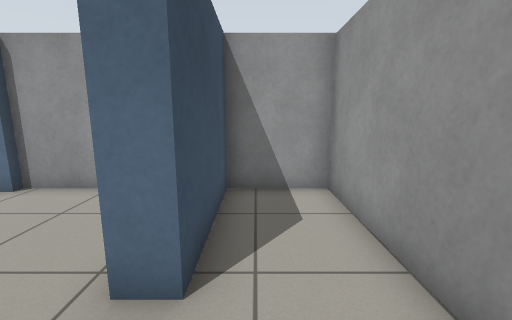
view 1 (above)

24 first-person views from a walk through a robot-simulator world made for Gazebo. The camera is 1 m above the floor, tilts 10° down and sees 90° across. The floor is counted in squares, 0.5 m on a side. Each view is taken from the middle of a square. On the plan, view 1 faces up. The plan holds only what a view shows up to about 16 squares ahead; the rest is blank. The place goes on beyond the plan.

view 2
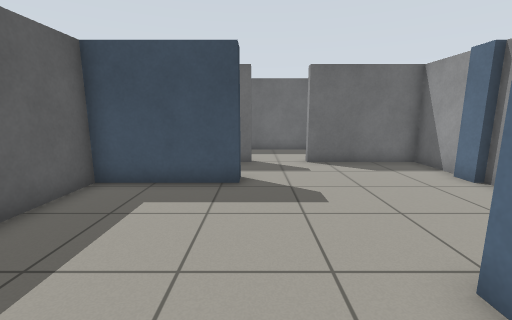

view 3
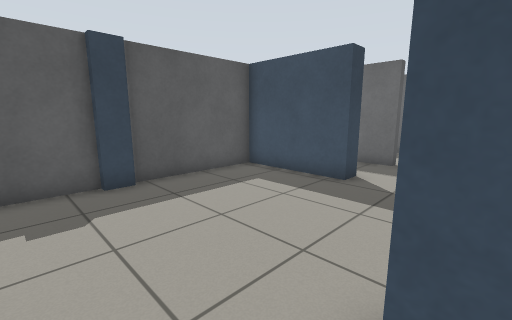

view 4
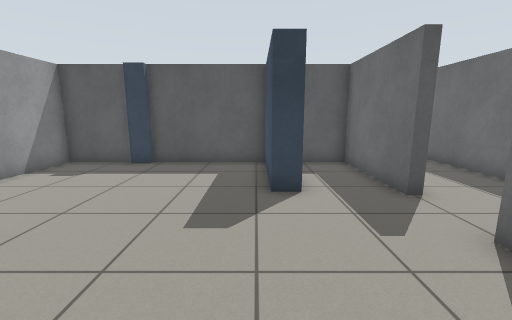

view 5
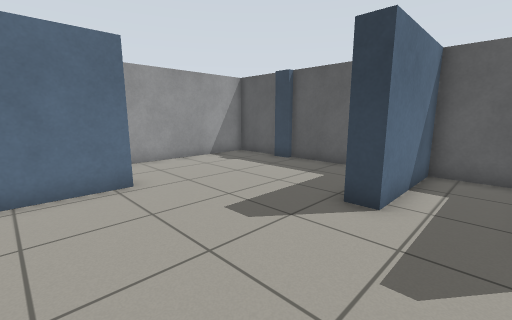

view 6
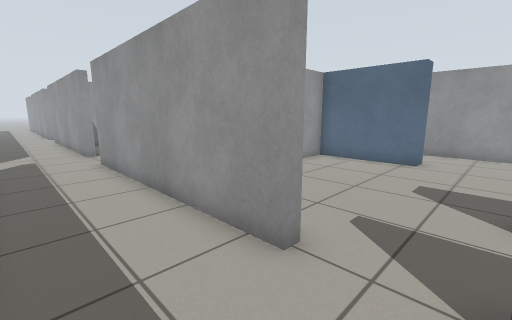

view 7
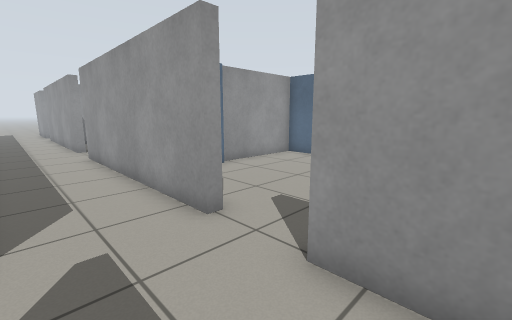

view 8
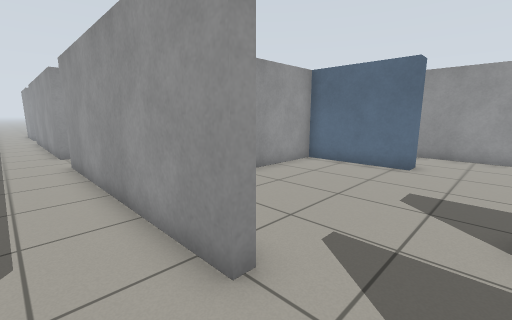

view 9
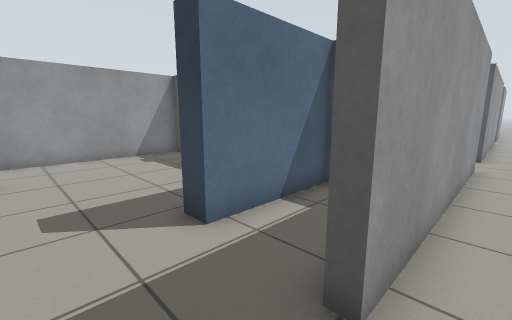

view 10
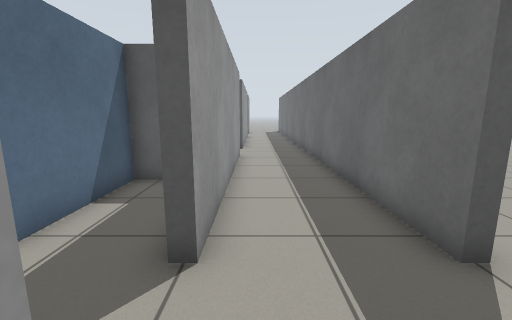

view 11
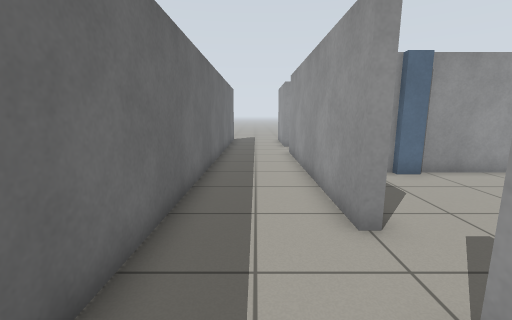

view 12
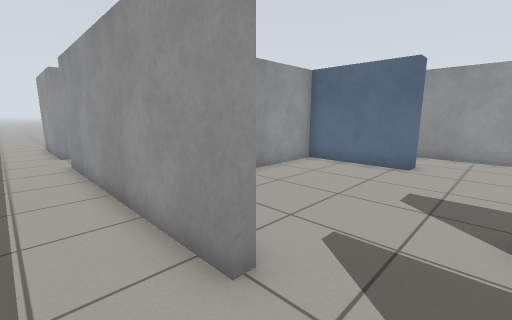

view 13
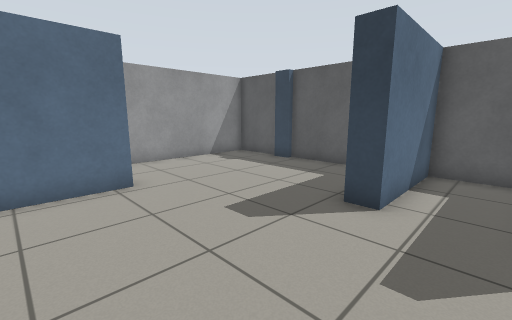

view 14
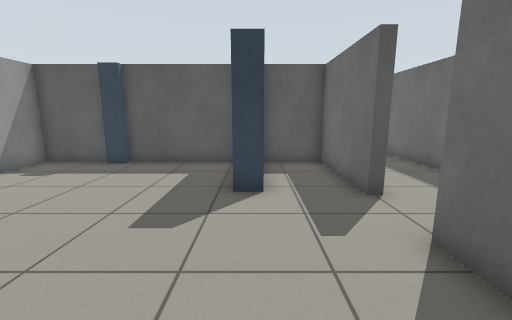

view 15
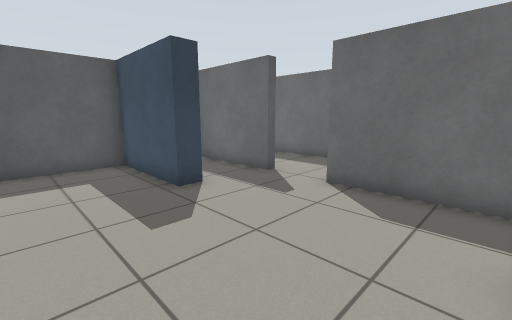

view 16
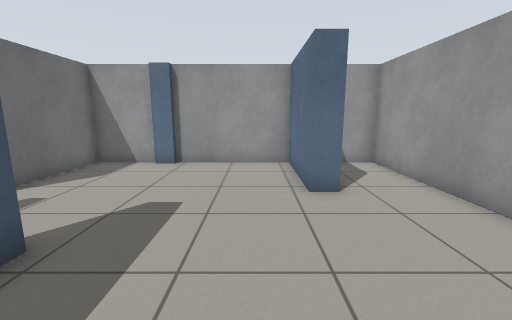

view 17
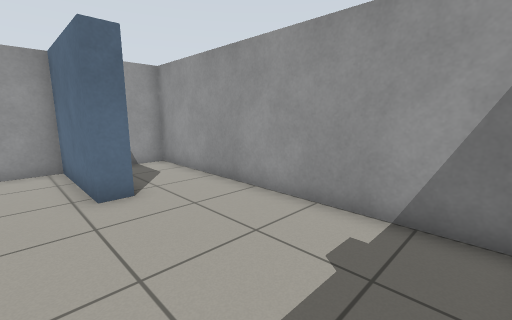

view 18
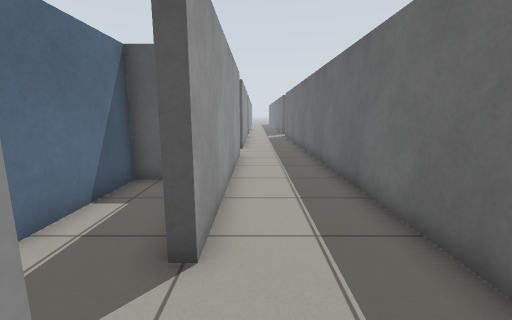

view 19
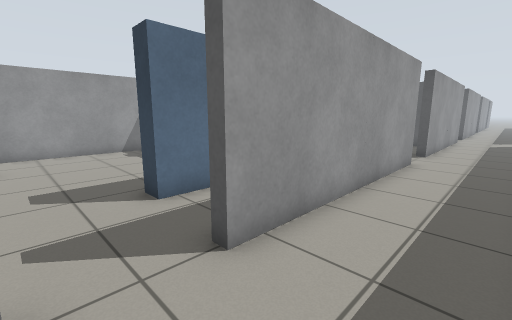

view 20
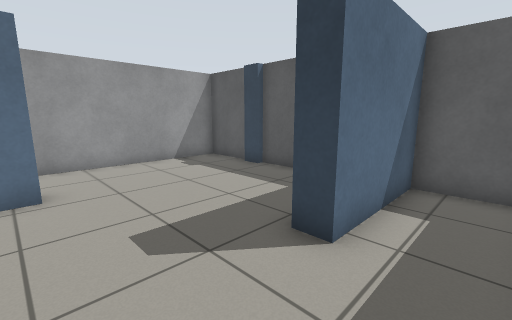

view 21
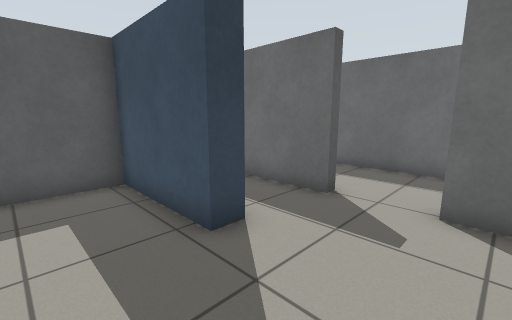

view 22
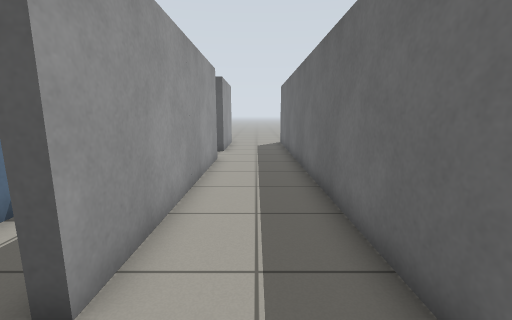

view 23
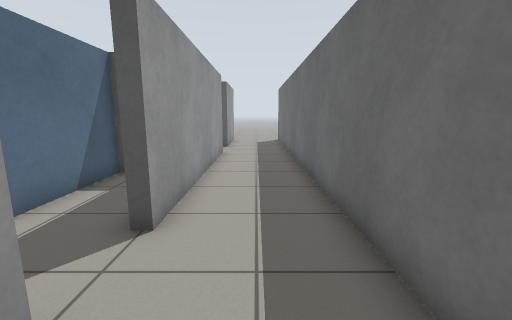

view 24
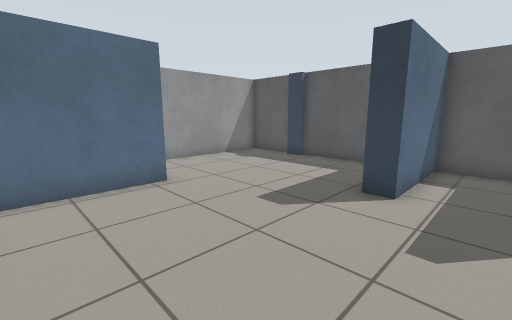

### Floor plan
Points are (right, up) in squares from view 1. A wall is a line through its corners. A room is listed if a view was taken in it or the views show most of it. See-through windows are left out.
Room 1 (views 1, 2, 3)
walls: (-6.4, -0.5) (-6.4, -4.8) (-1.5, -4.8); (-1.6, -4.5) (-0.8, -4.5); (-0.8, -4.8) (2, -4.8) (2, 6.8) (-0.8, 6.8) (-0.8, 2.5) (-1.6, 2.5)
ways out: opening at (-4.2, 1) to room 2
Room 2 (views 4, 5)
walls: (-10.2, -0.2) (-9.8, -0.2) (-9.8, -4.8) (-7.2, -4.8) (-7.2, -0.5) (-6.4, -0.5); (-6.4, 6.5) (-7.2, 6.5); (-7.5, 6.8) (-9.8, 6.8) (-9.8, 2.2) (-10.2, 2.2); (-1.6, 2.5) (-1.6, 6.8) (-6.4, 6.8)
ways out: opening at (-4.2, 1) to room 1; opening at (-10, 1) to room 3
Room 3 (views 6, 7, 8, 9, 10, 11, 12, 18, 19, 22, 23)
walls: (-10.2, 14.2) (-10.2, 23.8); (-14.2, 11.8) (-13.8, 11.8) (-13.8, -13.5); (-10.2, 2.2) (-10.2, 11.8); (-10.2, 26.2) (-10.2, 35.8); (-10.2, -9.9) (-10.2, -0.2); (-10.2, 38.2) (-10.2, 39.5); (-13.8, 38.5) (-13.8, 16.8); (-10.2, -13.5) (-10.2, -12.2)
ways out: opening at (-10, 1) to room 2; opening at (-10, 25) to room 4; opening at (-10, 37.5) to room 6; opening at (-10, 13) to room 8; opening at (-14, 13); opening at (-10, -11.5)
Room 4 (views 13, 14, 15)
walls: (-10.2, 23.8) (-9.8, 23.8) (-9.8, 19.2) (-7.2, 19.2) (-7.2, 23.5) (-6.4, 23.5); (-6.4, 30.5) (-7.2, 30.5); (-7.2, 30.8) (-9.8, 30.8) (-9.8, 26.2) (-10.2, 26.2); (-1.6, 26.5) (-1.6, 30.8) (-6.5, 30.8)
ways out: opening at (-10, 25) to room 3; opening at (-4.2, 25) to room 5
Room 5 (views 16, 17)
walls: (-0.8, 26.5) (-1.6, 26.5); (-6.4, 23.5) (-6.4, 19.2) (-1.5, 19.2); (-1.6, 19.5) (-0.8, 19.5); (-0.8, 19.2) (2, 19.2) (2, 30.8) (0.6, 30.8)
ways out: opening at (-4.2, 25) to room 4
Room 6 (view 20)
walls: (-10.2, 35.8) (-9.8, 35.8) (-9.8, 32.6); (-9.8, 39.2) (-9.8, 38.2) (-10.2, 38.2); (-9.2, 31.2) (-7.2, 31.2) (-7.2, 35.5)
ways out: opening at (-10, 37.5) to room 3; opening at (-6.5, 37.5) to room 7
Room 7 (view 21)
walls: (-1.6, 38.4) (-1.6, 39.2); (-7.2, 35.5) (-6.4, 35.5) (-6.4, 31.2) (-1.5, 31.2); (-1.6, 31.5) (-0.8, 31.5); (-0.5, 31.2) (2, 31.2) (2, 38.2)
ways out: opening at (-6.5, 37.5) to room 6
Room 8 (view 24)
walls: (-9.8, 14.2) (-10.2, 14.2); (-10.2, 11.8) (-9.8, 11.8); (-1.6, 14.5) (-1.6, 18.8) (-6.2, 18.8); (-9.2, 7.2) (-7.2, 7.2) (-7.2, 11.5) (-6.4, 11.5)
ways out: opening at (-10, 13) to room 3; opening at (-4.2, 13)

Where each view was taken, in squares from view 1:
view 1: 0 up, 0 right, facing up
view 2: 0 up, 1 right, facing left
view 3: 3 up, 1 right, facing down-left
view 4: 6 up, 6 left, facing down
view 5: 5 up, 9 left, facing down-right
view 6: 0 up, 13 left, facing up-right
view 7: 10 up, 13 left, facing up-right
view 8: 12 up, 12 left, facing up-right
view 9: 14 up, 11 left, facing down-right
view 10: 15 up, 11 left, facing down
view 11: 22 up, 12 left, facing up
view 12: 24 up, 12 left, facing up-right
view 13: 29 up, 9 left, facing down-right
view 14: 30 up, 7 left, facing down
view 15: 30 up, 3 left, facing down-left
view 16: 20 up, 3 left, facing up
view 17: 20 up, 3 left, facing up-right
view 18: 39 up, 11 left, facing down
view 19: 38 up, 13 left, facing down-right
view 20: 39 up, 9 left, facing down-right
view 21: 39 up, 4 left, facing down-left
view 22: 2 up, 12 left, facing down
view 23: 4 up, 12 left, facing down
view 24: 18 up, 9 left, facing down-right
